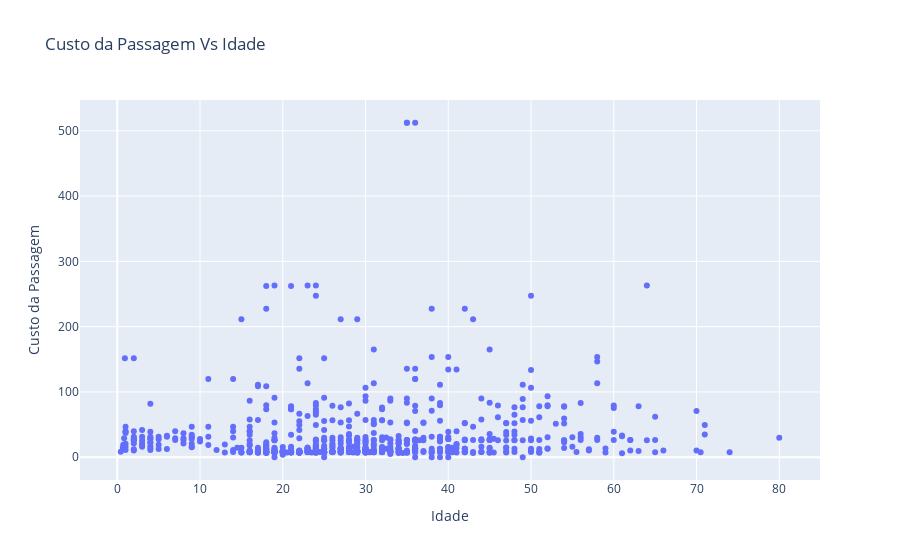

Write notebook code for a chart like this one.
### Code cell
trace = go.Scatter(x = df['Age'],y=df['Fare'],text = df['Survived'],mode='markers')
data=[trace]
layout = go.Layout(title='Custo da Passagem Vs Idade',xaxis=dict(title='Idade'),yaxis=dict(title='Custo da Passagem'),hovermode='closest')
figure = go.Figure(data=data,layout=layout)

figure.show()

### Figure 1 — Plotly figure (JSON) as saved in the notebook; plotly's stock layout.template omitted (floating-point values rounded to 4 significant figures; data arrays with more than 128 entries replaced by an {"elided": "..."} marker saying what was removed)
{"data": [{"mode": "markers", "text": {"elided": "712 int values"}, "type": "scatter", "x": {"elided": "712 float values"}, "y": {"elided": "712 float values"}}], "layout": {"hovermode": "closest", "title": {"text": "Custo da Passagem Vs Idade"}, "xaxis": {"title": {"text": "Idade"}}, "yaxis": {"title": {"text": "Custo da Passagem"}}}}
